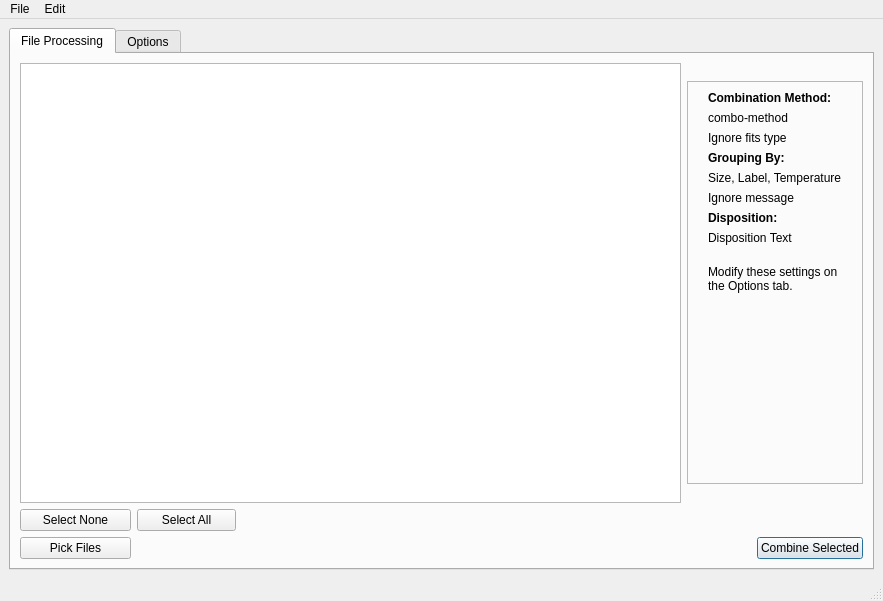
<?xml version="1.0" encoding="UTF-8"?>
<ui version="4.0">
 <class>MainWindow</class>
 <widget class="QMainWindow" name="MainWindow">
  <property name="geometry">
   <rect>
    <x>0</x>
    <y>0</y>
    <width>883</width>
    <height>601</height>
   </rect>
  </property>
  <property name="sizePolicy">
   <sizepolicy hsizetype="MinimumExpanding" vsizetype="MinimumExpanding">
    <horstretch>0</horstretch>
    <verstretch>0</verstretch>
   </sizepolicy>
  </property>
  <property name="minimumSize">
   <size>
    <width>858</width>
    <height>601</height>
   </size>
  </property>
  <property name="windowTitle">
   <string>Master Bias Frame Maker</string>
  </property>
  <widget class="QWidget" name="centralwidget">
   <layout class="QGridLayout" name="gridLayout_8">
    <item row="0" column="0">
     <widget class="QTabWidget" name="tabWidget">
      <property name="sizePolicy">
       <sizepolicy hsizetype="Expanding" vsizetype="Expanding">
        <horstretch>0</horstretch>
        <verstretch>0</verstretch>
       </sizepolicy>
      </property>
      <property name="minimumSize">
       <size>
        <width>0</width>
        <height>0</height>
       </size>
      </property>
      <property name="toolTip">
       <string/>
      </property>
      <property name="currentIndex">
       <number>0</number>
      </property>
      <widget class="QWidget" name="filesTab">
       <attribute name="title">
        <string>File Processing</string>
       </attribute>
       <attribute name="toolTip">
        <string>Selecting files to be processed</string>
       </attribute>
       <layout class="QGridLayout" name="gridLayout_7">
        <item row="2" column="5">
         <widget class="QPushButton" name="combineSelectedButton">
          <property name="maximumSize">
           <size>
            <width>153</width>
            <height>32</height>
           </size>
          </property>
          <property name="text">
           <string>Combine Selected</string>
          </property>
          <property name="autoDefault">
           <bool>true</bool>
          </property>
          <property name="default">
           <bool>true</bool>
          </property>
         </widget>
        </item>
        <item row="2" column="1" colspan="3">
         <spacer name="horizontalSpacer_2">
          <property name="orientation">
           <enum>Qt::Horizontal</enum>
          </property>
          <property name="sizeHint" stdset="0">
           <size>
            <width>518</width>
            <height>20</height>
           </size>
          </property>
         </spacer>
        </item>
        <item row="1" column="0">
         <widget class="QPushButton" name="selectNoneButton">
          <property name="maximumSize">
           <size>
            <width>116</width>
            <height>32</height>
           </size>
          </property>
          <property name="text">
           <string>Select None</string>
          </property>
         </widget>
        </item>
        <item row="1" column="1">
         <widget class="QPushButton" name="selectAllButton">
          <property name="maximumSize">
           <size>
            <width>99</width>
            <height>32</height>
           </size>
          </property>
          <property name="text">
           <string>Select All</string>
          </property>
         </widget>
        </item>
        <item row="0" column="0" colspan="4">
         <widget class="QTableView" name="filesTable">
          <property name="sizePolicy">
           <sizepolicy hsizetype="Expanding" vsizetype="Expanding">
            <horstretch>100</horstretch>
            <verstretch>100</verstretch>
           </sizepolicy>
          </property>
          <property name="minimumSize">
           <size>
            <width>600</width>
            <height>401</height>
           </size>
          </property>
          <property name="toolTip">
           <string>All the files you have picked from the file system.  Only those you select will be processed.  Sort by clickin on column headings.</string>
          </property>
          <property name="editTriggers">
           <set>QAbstractItemView::NoEditTriggers</set>
          </property>
          <property name="tabKeyNavigation">
           <bool>false</bool>
          </property>
          <property name="showDropIndicator" stdset="0">
           <bool>false</bool>
          </property>
          <property name="dragDropOverwriteMode">
           <bool>false</bool>
          </property>
          <property name="selectionBehavior">
           <enum>QAbstractItemView::SelectRows</enum>
          </property>
          <property name="sortingEnabled">
           <bool>true</bool>
          </property>
          <attribute name="horizontalHeaderStretchLastSection">
           <bool>true</bool>
          </attribute>
          <attribute name="verticalHeaderVisible">
           <bool>false</bool>
          </attribute>
          <attribute name="verticalHeaderHighlightSections">
           <bool>false</bool>
          </attribute>
         </widget>
        </item>
        <item row="0" column="4" colspan="2">
         <widget class="QFrame" name="frame">
          <property name="minimumSize">
           <size>
            <width>176</width>
            <height>403</height>
           </size>
          </property>
          <property name="maximumSize">
           <size>
            <width>176</width>
            <height>403</height>
           </size>
          </property>
          <property name="toolTip">
           <string>Settings for this session are summarized here.  Change them by selecting the Options tab above.</string>
          </property>
          <property name="frameShape">
           <enum>QFrame::StyledPanel</enum>
          </property>
          <property name="frameShadow">
           <enum>QFrame::Raised</enum>
          </property>
          <layout class="QGridLayout" name="gridLayout_6">
           <item row="2" column="0">
            <widget class="QLabel" name="methodInfo2">
             <property name="text">
              <string>Ignore fits type</string>
             </property>
            </widget>
           </item>
           <item row="5" column="0">
            <widget class="QLabel" name="groupInfo2">
             <property name="text">
              <string>Ignore message</string>
             </property>
            </widget>
           </item>
           <item row="8" column="0">
            <widget class="QLabel" name="label_21">
             <property name="sizePolicy">
              <sizepolicy hsizetype="Fixed" vsizetype="Fixed">
               <horstretch>0</horstretch>
               <verstretch>0</verstretch>
              </sizepolicy>
             </property>
             <property name="text">
              <string>&lt;html&gt;&lt;head/&gt;&lt;body&gt;&lt;p&gt;&lt;br/&gt;Modify these settings on the Options tab.&lt;/p&gt;&lt;/body&gt;&lt;/html&gt;</string>
             </property>
             <property name="alignment">
              <set>Qt::AlignLeading|Qt::AlignLeft|Qt::AlignTop</set>
             </property>
             <property name="wordWrap">
              <bool>true</bool>
             </property>
            </widget>
           </item>
           <item row="9" column="0">
            <spacer name="verticalSpacer_4">
             <property name="orientation">
              <enum>Qt::Vertical</enum>
             </property>
             <property name="sizeHint" stdset="0">
              <size>
               <width>20</width>
               <height>40</height>
              </size>
             </property>
            </spacer>
           </item>
           <item row="7" column="0">
            <widget class="QLabel" name="dispositionInfo1">
             <property name="text">
              <string>Disposition Text</string>
             </property>
            </widget>
           </item>
           <item row="3" column="0">
            <widget class="QLabel" name="label_16">
             <property name="text">
              <string>&lt;html&gt;&lt;head/&gt;&lt;body&gt;&lt;p&gt;&lt;span style=&quot; font-weight:600;&quot;&gt;Grouping By:&lt;/span&gt;&lt;/p&gt;&lt;/body&gt;&lt;/html&gt;</string>
             </property>
            </widget>
           </item>
           <item row="6" column="0">
            <widget class="QLabel" name="label_20">
             <property name="text">
              <string>&lt;html&gt;&lt;head/&gt;&lt;body&gt;&lt;p&gt;&lt;span style=&quot; font-weight:600;&quot;&gt;Disposition:&lt;/span&gt;&lt;/p&gt;&lt;/body&gt;&lt;/html&gt;</string>
             </property>
            </widget>
           </item>
           <item row="1" column="0">
            <widget class="QLabel" name="methodInfo1">
             <property name="text">
              <string>combo-method</string>
             </property>
            </widget>
           </item>
           <item row="0" column="0">
            <widget class="QLabel" name="label_15">
             <property name="text">
              <string>&lt;html&gt;&lt;head/&gt;&lt;body&gt;&lt;p&gt;&lt;span style=&quot; font-weight:600;&quot;&gt;Combination Method:&lt;/span&gt;&lt;/p&gt;&lt;/body&gt;&lt;/html&gt;</string>
             </property>
            </widget>
           </item>
           <item row="4" column="0">
            <widget class="QLabel" name="groupInfo1">
             <property name="text">
              <string>Size, Label, Temperature</string>
             </property>
            </widget>
           </item>
          </layout>
         </widget>
        </item>
        <item row="2" column="0">
         <widget class="QPushButton" name="pickFilesButton">
          <property name="maximumSize">
           <size>
            <width>111</width>
            <height>32</height>
           </size>
          </property>
          <property name="text">
           <string>Pick Files</string>
          </property>
         </widget>
        </item>
        <item row="1" column="2" colspan="2">
         <widget class="QLabel" name="selectedLabel">
          <property name="text">
           <string/>
          </property>
         </widget>
        </item>
        <item row="1" column="4" colspan="2">
         <spacer name="horizontalSpacer">
          <property name="orientation">
           <enum>Qt::Horizontal</enum>
          </property>
          <property name="sizeHint" stdset="0">
           <size>
            <width>40</width>
            <height>20</height>
           </size>
          </property>
         </spacer>
        </item>
       </layout>
      </widget>
      <widget class="QWidget" name="optionsTab">
       <attribute name="title">
        <string>Options</string>
       </attribute>
       <attribute name="toolTip">
        <string>Options on how the selected files will be grouped, calibrated, and combined.</string>
       </attribute>
       <layout class="QGridLayout" name="gridLayout">
        <item row="0" column="0">
         <widget class="QGroupBox" name="groupBox_3">
          <property name="sizePolicy">
           <sizepolicy hsizetype="Ignored" vsizetype="Ignored">
            <horstretch>0</horstretch>
            <verstretch>0</verstretch>
           </sizepolicy>
          </property>
          <property name="minimumSize">
           <size>
            <width>326</width>
            <height>191</height>
           </size>
          </property>
          <property name="maximumSize">
           <size>
            <width>326</width>
            <height>191</height>
           </size>
          </property>
          <property name="title">
           <string>Combination Algorithm</string>
          </property>
          <layout class="QGridLayout" name="gridLayout_2">
           <item row="0" column="0">
            <widget class="QRadioButton" name="combineMeanRB">
             <property name="toolTip">
              <string>Simple mean. Best signal-to-noise, but outliers (satellites etc) will show up.</string>
             </property>
             <property name="text">
              <string>Mean</string>
             </property>
            </widget>
           </item>
           <item row="2" column="3">
            <spacer name="horizontalSpacer_5">
             <property name="orientation">
              <enum>Qt::Horizontal</enum>
             </property>
             <property name="sizeHint" stdset="0">
              <size>
               <width>37</width>
               <height>20</height>
              </size>
             </property>
            </spacer>
           </item>
           <item row="2" column="2">
            <widget class="QLineEdit" name="minMaxNumDropped">
             <property name="maximumSize">
              <size>
               <width>41</width>
               <height>21</height>
              </size>
             </property>
             <property name="toolTip">
              <string>&lt;html&gt;&lt;head/&gt;&lt;body&gt;&lt;p&gt;How many min and max values are dropped?  (1 = drop all instances of the max and all instances of the min; 2 = all instances of max and next-to-max and all instances of 2 min values, etc.)&lt;/p&gt;&lt;/body&gt;&lt;/html&gt;</string>
             </property>
            </widget>
           </item>
           <item row="3" column="3">
            <spacer name="horizontalSpacer_6">
             <property name="orientation">
              <enum>Qt::Horizontal</enum>
             </property>
             <property name="sizeHint" stdset="0">
              <size>
               <width>37</width>
               <height>20</height>
              </size>
             </property>
            </spacer>
           </item>
           <item row="2" column="1">
            <widget class="QLabel" name="label_2">
             <property name="text">
              <string>Drop</string>
             </property>
            </widget>
           </item>
           <item row="3" column="2">
            <widget class="QLineEdit" name="sigmaThreshold">
             <property name="maximumSize">
              <size>
               <width>41</width>
               <height>21</height>
              </size>
             </property>
             <property name="toolTip">
              <string>&lt;html&gt;&lt;head/&gt;&lt;body&gt;&lt;p&gt;Sigma ratio (how many standard deviations the value is from the mean) beyond which data are dropped.  Try 2.0 then experiment.&lt;/p&gt;&lt;/body&gt;&lt;/html&gt;</string>
             </property>
            </widget>
           </item>
           <item row="2" column="0">
            <widget class="QRadioButton" name="combineMinMaxRB">
             <property name="toolTip">
              <string>Drop min and max values, then Mean. Works well when outliers are hot or black pixels.</string>
             </property>
             <property name="text">
              <string>Min/Max Clip</string>
             </property>
            </widget>
           </item>
           <item row="3" column="1">
            <widget class="QLabel" name="label_3">
             <property name="text">
              <string>Z Limit</string>
             </property>
            </widget>
           </item>
           <item row="5" column="0">
            <spacer name="verticalSpacer">
             <property name="orientation">
              <enum>Qt::Vertical</enum>
             </property>
             <property name="sizeHint" stdset="0">
              <size>
               <width>20</width>
               <height>40</height>
              </size>
             </property>
            </spacer>
           </item>
           <item row="1" column="0">
            <widget class="QRadioButton" name="combineMedianRB">
             <property name="toolTip">
              <string>Simple median. Rejects outliers, but signal-to-noise not as good as with Mean.</string>
             </property>
             <property name="text">
              <string>Median</string>
             </property>
            </widget>
           </item>
           <item row="3" column="0">
            <widget class="QRadioButton" name="combineSigmaRB">
             <property name="toolTip">
              <string>Drop pixels more than a given sigma ratio from the mean, then mean the rest. Good rejection of anomalous data.</string>
             </property>
             <property name="text">
              <string>Sigma Clip</string>
             </property>
            </widget>
           </item>
           <item row="4" column="0" colspan="3">
            <widget class="QCheckBox" name="ignoreFileType">
             <property name="text">
              <string>Ignore FITS file type, allow combine</string>
             </property>
            </widget>
           </item>
          </layout>
         </widget>
        </item>
        <item row="0" column="1">
         <widget class="QGroupBox" name="groupBox_4">
          <property name="minimumSize">
           <size>
            <width>333</width>
            <height>193</height>
           </size>
          </property>
          <property name="maximumSize">
           <size>
            <width>333</width>
            <height>193</height>
           </size>
          </property>
          <property name="title">
           <string>Process Multiple Files at Once, Grouped</string>
          </property>
          <layout class="QGridLayout" name="gridLayout_3">
           <item row="2" column="0">
            <widget class="QCheckBox" name="ignoreSmallGroupsCB">
             <property name="text">
              <string>Ignore groups with fewer than:</string>
             </property>
            </widget>
           </item>
           <item row="1" column="0">
            <widget class="QCheckBox" name="groupByTemperatureCB">
             <property name="toolTip">
              <string>Process sets of files having different CCD temperatures</string>
             </property>
             <property name="text">
              <string>Group by Temperature, width:</string>
             </property>
            </widget>
           </item>
           <item row="2" column="2">
            <widget class="QLabel" name="label_9">
             <property name="text">
              <string>files</string>
             </property>
            </widget>
           </item>
           <item row="0" column="0" colspan="2">
            <widget class="QCheckBox" name="groupBySizeCB">
             <property name="toolTip">
              <string>Process sets of files having different dimensions or binnings</string>
             </property>
             <property name="text">
              <string>Group by size (dimensions and binning)</string>
             </property>
            </widget>
           </item>
           <item row="1" column="1">
            <widget class="QLineEdit" name="temperatureGroupBandwidth">
             <property name="maximumSize">
              <size>
               <width>31</width>
               <height>16777215</height>
              </size>
             </property>
             <property name="toolTip">
              <string>Group together temperatures that are within this much on either side of the group average.</string>
             </property>
            </widget>
           </item>
           <item row="2" column="1">
            <widget class="QLineEdit" name="minimumGroupSize">
             <property name="maximumSize">
              <size>
               <width>31</width>
               <height>21</height>
              </size>
             </property>
            </widget>
           </item>
           <item row="3" column="0">
            <spacer name="verticalSpacer_3">
             <property name="orientation">
              <enum>Qt::Vertical</enum>
             </property>
             <property name="sizeHint" stdset="0">
              <size>
               <width>20</width>
               <height>40</height>
              </size>
             </property>
            </spacer>
           </item>
          </layout>
         </widget>
        </item>
        <item row="0" column="2">
         <spacer name="horizontalSpacer_4">
          <property name="orientation">
           <enum>Qt::Horizontal</enum>
          </property>
          <property name="sizeHint" stdset="0">
           <size>
            <width>119</width>
            <height>20</height>
           </size>
          </property>
         </spacer>
        </item>
        <item row="1" column="0">
         <widget class="QGroupBox" name="groupBox_5">
          <property name="minimumSize">
           <size>
            <width>326</width>
            <height>101</height>
           </size>
          </property>
          <property name="maximumSize">
           <size>
            <width>326</width>
            <height>101</height>
           </size>
          </property>
          <property name="title">
           <string>Disposition of Input Files</string>
          </property>
          <layout class="QGridLayout" name="gridLayout_4">
           <item row="1" column="1">
            <widget class="QLineEdit" name="subFolderName">
             <property name="toolTip">
              <string>&lt;html&gt;&lt;head/&gt;&lt;body&gt;&lt;p&gt;Name for the folder to move the processed files. Optionally this name can contain %d, %t, or %f, which will be replaced by the date, time, and filter name, respectively.&lt;/p&gt;&lt;/body&gt;&lt;/html&gt;</string>
             </property>
            </widget>
           </item>
           <item row="0" column="0" colspan="2">
            <widget class="QRadioButton" name="dispositionNothingRB">
             <property name="toolTip">
              <string>Leave the input files alone.</string>
             </property>
             <property name="text">
              <string>Do Nothing</string>
             </property>
             <attribute name="buttonGroup">
              <string notr="true">dispositionGroup</string>
             </attribute>
            </widget>
           </item>
           <item row="1" column="0">
            <widget class="QRadioButton" name="dispositionSubFolderRB">
             <property name="toolTip">
              <string>Move the input files to a sub-folder (in the same directory as the input files) with the given name</string>
             </property>
             <property name="text">
              <string>Move to:</string>
             </property>
             <attribute name="buttonGroup">
              <string notr="true">dispositionGroup</string>
             </attribute>
            </widget>
           </item>
          </layout>
         </widget>
        </item>
        <item row="1" column="1" colspan="2">
         <spacer name="horizontalSpacer_3">
          <property name="orientation">
           <enum>Qt::Horizontal</enum>
          </property>
          <property name="sizeHint" stdset="0">
           <size>
            <width>468</width>
            <height>20</height>
           </size>
          </property>
         </spacer>
        </item>
        <item row="2" column="0">
         <spacer name="verticalSpacer_2">
          <property name="orientation">
           <enum>Qt::Vertical</enum>
          </property>
          <property name="sizeHint" stdset="0">
           <size>
            <width>20</width>
            <height>179</height>
           </size>
          </property>
         </spacer>
        </item>
       </layout>
      </widget>
     </widget>
    </item>
   </layout>
  </widget>
  <widget class="QMenuBar" name="menubar">
   <property name="geometry">
    <rect>
     <x>0</x>
     <y>0</y>
     <width>883</width>
     <height>22</height>
    </rect>
   </property>
   <widget class="QMenu" name="menuFile">
    <property name="title">
     <string>File</string>
    </property>
    <addaction name="actionOpen"/>
    <addaction name="separator"/>
    <addaction name="actionPreferences"/>
   </widget>
   <widget class="QMenu" name="menuEdit">
    <property name="title">
     <string>Edit</string>
    </property>
    <addaction name="actionCut"/>
    <addaction name="actionCopy"/>
    <addaction name="actionPaste"/>
    <addaction name="actionSelectAll"/>
   </widget>
   <addaction name="menuFile"/>
   <addaction name="menuEdit"/>
  </widget>
  <widget class="QStatusBar" name="statusbar"/>
  <action name="actionPreferences">
   <property name="text">
    <string>Preferences</string>
   </property>
   <property name="shortcut">
    <string>Ctrl+;</string>
   </property>
  </action>
  <action name="actionOpen">
   <property name="text">
    <string>Open</string>
   </property>
   <property name="shortcut">
    <string>Ctrl+O</string>
   </property>
  </action>
  <action name="actionSelectAll">
   <property name="text">
    <string>Select All</string>
   </property>
   <property name="shortcut">
    <string>Ctrl+A</string>
   </property>
  </action>
  <action name="actionCut">
   <property name="text">
    <string>Cut</string>
   </property>
   <property name="shortcut">
    <string>Ctrl+X</string>
   </property>
  </action>
  <action name="actionCopy">
   <property name="text">
    <string>Copy</string>
   </property>
   <property name="shortcut">
    <string>Ctrl+C</string>
   </property>
  </action>
  <action name="actionPaste">
   <property name="text">
    <string>Paste</string>
   </property>
   <property name="shortcut">
    <string>Ctrl+V</string>
   </property>
  </action>
 </widget>
 <resources/>
 <connections/>
 <buttongroups>
  <buttongroup name="dispositionGroup"/>
 </buttongroups>
</ui>
